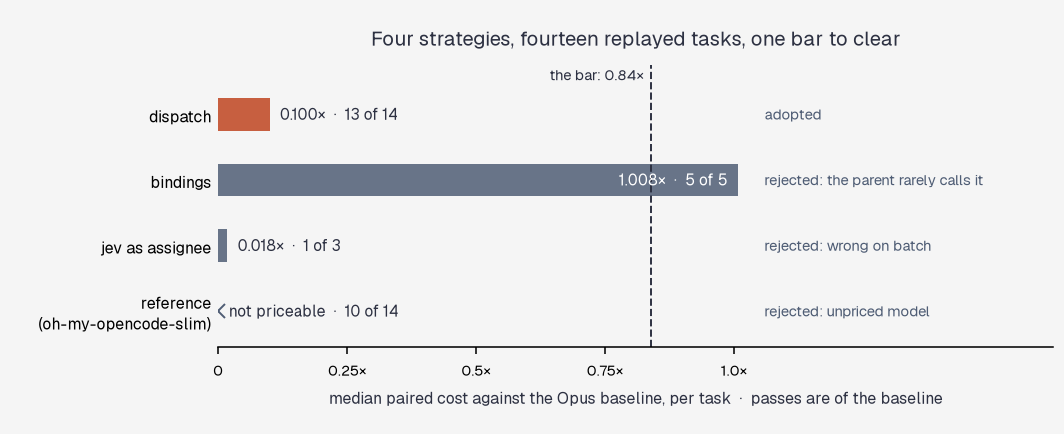

The script that saved this image:
#!/usr/bin/env python3
"""The measured chart for docs/explanation/orchestration.md.

One figure: what the eval found, as bars. The flow diagrams in that document are
Mermaid blocks, not images — `VISUAL-ARCHITECTURE.md` sets that rule, and it is
the same `voice.md` rule (a relation is a diagram; a quantity is a chart).

Every number is from `dev/orchestration/2026-10-15-eval.md` (the scored table,
item 4e). The PNG is an output — never edit it, and never trust a copy of it that
has no script next to it.

    python3 orchestration-verdicts.py            # writes orchestration-verdicts.png
    python3 orchestration-verdicts.py --ascii    # the same series for a chat reply
"""
from __future__ import annotations

import pathlib
import sys

import matplotlib

matplotlib.use("Agg")
import matplotlib.pyplot as plt                                        # noqa: E402

plt.rcParams["font.family"] = ["Geist", "DejaVu Sans"]

# 06-system skin: the adopted arm is the one accent; rejected arms are muted.
GOOD = "#bf4520"
BAD = "#4f5d75"
INK = "#2d3142"
GREY = "#4f5d75"
PAPER = "#f5f5f5"
HERE = pathlib.Path(__file__).parent

# (arm, median paired cost vs the Opus baseline, passes vs the baseline, colour,
#  the verdict). `None` means the arm's model has no catalogue price, so it
# cannot enter the cost ratio at all — not that it was free.
ARMS = [
    ("dispatch", 0.100, "13 of 14", GOOD, "adopted"),
    ("bindings", 1.008, "5 of 5", BAD, "rejected: the parent rarely calls it"),
    ("jev as assignee", 0.018, "1 of 3", BAD, "rejected: wrong on batch"),
    ("reference\n(oh-my-opencode-slim)", None, "10 of 14", BAD, "rejected: unpriced model"),
]
TEXT_AT = 1.06          # where the verdict column starts, in data units


def verdicts(path):
    fig, ax = plt.subplots(figsize=(7.6, 3.1), dpi=140, facecolor=PAPER)
    ax.set_facecolor(PAPER)
    ys = list(range(len(ARMS)))
    for y, (name, ratio, passes, color, why) in zip(ys, ARMS):
        if ratio is None:
            ax.plot([0], [y], marker="x", color=color, markersize=7, zorder=3)
            ax.text(0.02, y, f"not priceable  ·  {passes}", va="center", ha="left",
                    fontsize=8.0, color=INK, zorder=3)
        else:
            ax.barh(y, ratio, height=0.5, color=color, alpha=0.85)
            inside = ratio > 0.62
            ax.text(ratio - 0.02 if inside else ratio + 0.02, y,
                    f"{ratio:.3f}×  ·  {passes}", va="center",
                    ha="right" if inside else "left", fontsize=8.0,
                    color="white" if inside else INK, zorder=3)
        ax.text(TEXT_AT, y, why, va="center", ha="left", fontsize=7.6, color=GREY)
    ax.axvline(0.84, color=INK, linestyle="--", linewidth=1.0, zorder=2)
    ax.text(0.825, -0.60, "the bar: 0.84×", ha="right", va="center", fontsize=7.6, color=INK)
    ax.set_yticks(ys)
    ax.set_yticklabels([n for n, *_ in ARMS], fontsize=8.2)
    ax.set_ylim(len(ARMS) - 0.45, -0.75)
    ax.set_xlim(0, 1.62)
    ax.set_xticks([0, 0.25, 0.5, 0.75, 1.0])
    ax.set_xticklabels(["0", "0.25×", "0.5×", "0.75×", "1.0×"], fontsize=7.6)
    ax.set_xlabel("median paired cost against the Opus baseline, per task  ·  "
                  "passes are of the baseline", fontsize=8.2, color=INK)
    for side in ("top", "right", "left"):
        ax.spines[side].set_visible(False)
    ax.tick_params(axis="y", length=0)
    ax.set_title("Four strategies, fourteen replayed tasks, one bar to clear",
                 fontsize=10.5, color=INK, pad=10)
    fig.subplots_adjust(left=0.205, right=0.99, top=0.85, bottom=0.20)
    fig.savefig(path, facecolor=PAPER)
    return path


def ascii_verdicts():
    """The terminal form of the same series."""
    width = 24
    out = []
    for name, ratio, passes, color, why in ARMS:
        flat = name.replace("\n", " ")
        if ratio is None:
            out.append(f"{flat:34} {'—':>{width}}  {passes:>9}  {why}")
        else:
            filled = max(1, round(ratio / 1.05 * width))
            out.append(f"{flat:34} {'▇' * filled}{'·' * (width - filled)} "
                       f"{ratio:5.3f}×  {passes:>9}  {why}")
    out.append(f"{'':34} {'':>{width}}  {'':>9}  the bar is 0.84×")
    return "\n".join(out)


if __name__ == "__main__":
    if "--ascii" in sys.argv:
        print(ascii_verdicts())
    else:
        print("wrote", verdicts(HERE / "orchestration-verdicts.png"))
